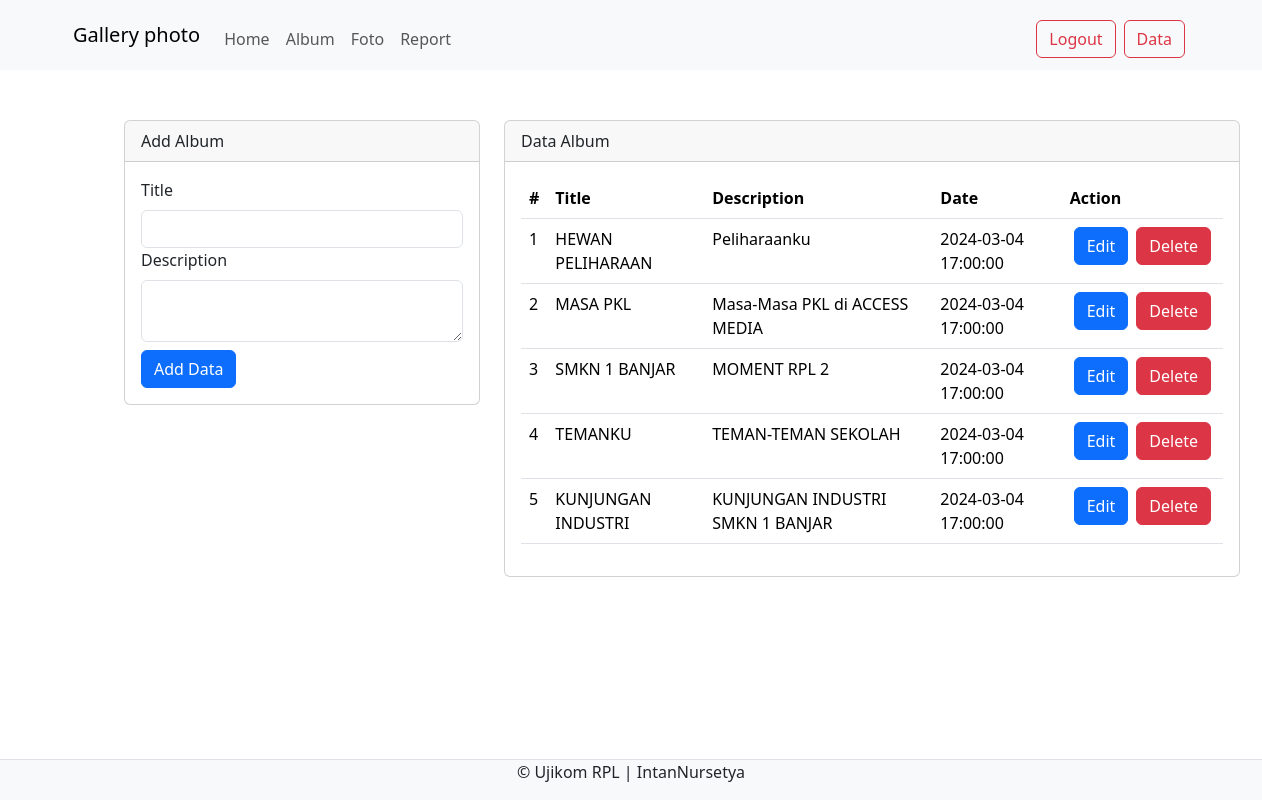
/admin/album.php (signed in), run on the app's committed database.
### tables this page shows
CREATE TABLE `albums` (
  `album_id` int(11) NOT NULL,
  `user_id` int(11) NOT NULL,
  `title` varchar(100) NOT NULL,
  `description` text NOT NULL,
  `created_at` timestamp NOT NULL DEFAULT current_timestamp() ON UPDATE current_timestamp()
);

### admin/album.php (the view, shortened to what this page needs)
<?php
include '../config/koneksi.php';
?>
<!DOCTYPE html>
<html lang="en">
<head>
    <link rel="stylesheet" type="text/css" href="../assets/css/bootstrap.min.css">
</head>
<body>
<nav class="navbar navbar-expand-lg bg-body-tertiary fixed-top">
        <div class="container">
            <a class="navbar-brand" href="index.php">Gallery photo</a>
            <div class="collapse navbar-collapse mt-2" id="navbarNavAltMarkup">
                <div class="navbar-nav me-auto">
                    <a href="home.php" class="nav-link">Home</a>
                    <a href="album.php" class="nav-link">Album</a>
                    <a href="foto.php" class="nav-link">Foto</a>
                    <a href="report.php" class="nav-link">Report</a>
                </div>
                <a href="../config/aksi_logout.php" class="btn btn-outline-danger m-1">Logout</a>
                <a href="../admin/user.php" class="btn btn-outline-danger m-1">Data</a>
            </div>
        </div>
    </nav>
    <div class="container " style="margin:7em">
        <div class="row">
            <div class="col-md-4">
                <div class="card mt-2">
                    <div class="card-header">Add Album</div>
                    <div class="card-body">
                        <form action="../config/aksi_album.php" method="POST">
                            <label class="form-label">Title</label>
                            <input type="text" name="title" class="form-control" required>
                            <label class="form-label">Description</label>
                            <textarea class="form-control" name="description" required></textarea>
                            <button type="submit" class="btn btn-primary mt-2" name="tambah">Add Data</button>
                        </form>
                    </div>
                </div>
            </div>
            <div class="col-md-8">
                <div class="card mt-2">
                    <div class="card-header">Data Album</div>
                    <div class="card-body">
                        <table class="table">
                            <thead>
                                <tr>
                                    <th>#</th>
                                    <th>Title</th>
                                    <th>Description</th>
                                    <th>Date</th>
                                    <th>Action</th>
                                </tr>
                            </thead>
                            <tbody>
                                <?php
                                $no = 1;
                                $sql = mysqli_query($koneksi,  "SELECT * FROM albums");
                                while($data = mysqli_fetch_assoc($sql)){
                                ?>
                                <tr>
                                    <td><?php echo $no++?></td>
                                    <td><?php echo $data['title'] ?></td>
                                    <td><?php echo $data['description'] ?></td>
                                    <td><?php echo $data['created_at'] ?></td>
                                    <td>
                                        <div class="btn-group" role="group" aria-label="Basic example">
                                            <button type="button" class="btn btn-primary mx-1 rounded"
                                                data-bs-toggle="modal"
                                                data-bs-target="#edit<?php echo $data['album_id']?>">Edit</button>
                                            <button type="button" class="btn btn-danger mx-1 rounded"
                                                data-bs-toggle="modal"
                                                data-bs-target="#Hapus<?php echo $data['album_id']?>">Delete</button>
                                        </div>
                                    </td>
                                </tr>
                                <?php } ?>
                            </tbody>
                        </table>
                    </div>
                </div>
            </div>
        </div>
    </div>
    <footer class="d-flex justify-content-center border-top mt-3 bg-light fixed-bottom">
        <p>&copy; Ujikom RPL | IntanNursetya</p>
    </footer>
</body>
</html>

### data on the page
albums: title "HEWAN PELIHARAAN", description "Peliharaanku", created_at "2024-03-04 17:00:00"
albums: title "MASA PKL", description "Masa-Masa PKL di ACCESS MEDIA", created_at "2024-03-04 17:00:00"
albums: title "SMKN 1 BANJAR", description "MOMENT RPL 2", created_at "2024-03-04 17:00:00"
albums: title "TEMANKU", description "TEMAN-TEMAN SEKOLAH", created_at "2024-03-04 17:00:00"
albums: title "KUNJUNGAN INDUSTRI", description "KUNJUNGAN INDUSTRI SMKN 1 BANJAR", created_at "2024-03-04 17:00:00"
